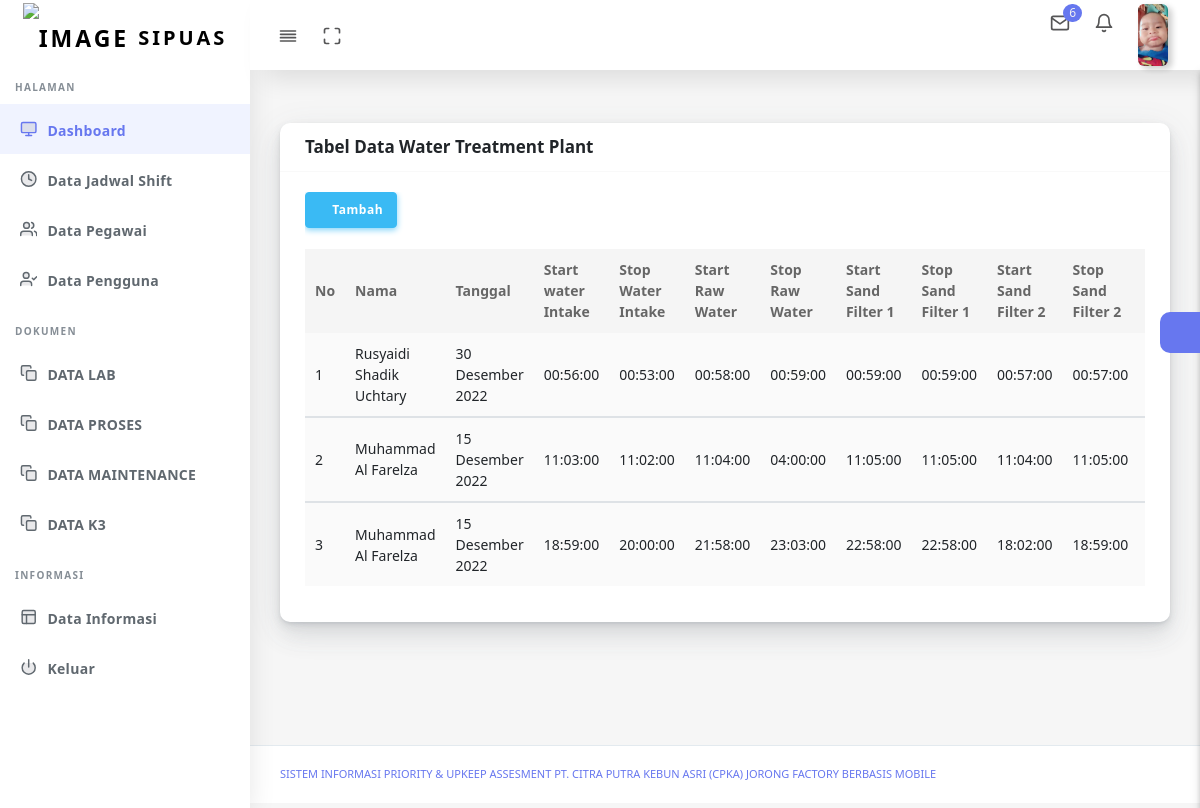
Page /data_wtp_administrator.php (signed in) on the committed database.
### tables this page shows
CREATE TABLE `user` (
  `id_user` int(11) NOT NULL,
  `nama` text NOT NULL,
  `username` varchar(100) NOT NULL,
  `password` varchar(100) NOT NULL,
  `level` enum('Manager','Administrator','Admin_LAB','Admin_Proses','Admin_Maintenance','Admin_K3','Operator_Lab','Operator_Proses','Operator_Maintenaance','Operator_K3','Admin_Har','Superadmin') NOT NULL,
  `status` text NOT NULL,
  `foto` text NOT NULL,
  `id_pegawai` int(11) NOT NULL
);

CREATE TABLE `wtp_lab` (
  `id_wtp` int(11) NOT NULL,
  `id_user` int(11) NOT NULL,
  `tanggal` date NOT NULL,
  `start_water_intake` time NOT NULL,
  `stop_water_intake` time NOT NULL,
  `start_raw_water` time NOT NULL,
  `stop_raw_water` time NOT NULL,
  `start_sand_filter1` time NOT NULL,
  `stop_sand_filter1` time NOT NULL,
  `start_sand_filter2` time NOT NULL,
  `stop_sand_filter2` time NOT NULL,
  `start_softener1` time NOT NULL,
  `stop_softener1` time NOT NULL,
  `start_softener2` time NOT NULL,
  `stop_softener2` time NOT NULL,
  `start_pump_domestic1` time NOT NULL,
  `stop_pump_domestic1` time NOT NULL,
  `start_pump_domestic2` time NOT NULL,
  `stop_pump_domestic2` time NOT NULL,
  `soda` varchar(50) NOT NULL,
  `alum` varchar(50) NOT NULL,
  `N3273` varchar(50) NOT NULL,
  `N214` varchar(50) NOT NULL,
  `N2811` varchar(50) NOT NULL,
  `polymer` varchar(50) NOT NULL,
  `NaCL` varchar(50) NOT NULL,
  `proses_awal` varchar(50) NOT NULL,
  `proses_akhir` varchar(20) NOT NULL,
  `boiler_awal` varchar(50) NOT NULL,
  `boiler_akhir` varchar(20) NOT NULL,
  `domestic_awal` varchar(50) NOT NULL,
  `domestic_akhir` varchar(20) NOT NULL,
  `waduk` varchar(50) NOT NULL,
  `sungai` varchar(50) NOT NULL,
  `id_jadwal_shift` int(11) NOT NULL,
  `status_operator` varchar(20) NOT NULL,
  `status_admin` varchar(20) NOT NULL,
  `status_ass` varchar(20) NOT NULL
);

### includes/tgl_indo.php (called while the page is built, shortened)
<?php
    function tanggal_indo($tanggal)
    {
        $tgl = substr($tanggal,8,2);
        $bulan = getbulan(substr($tanggal,5,2));
        $tahun = substr($tanggal,0,4);
        return $tgl.' '.$bulan.' '.$tahun;
    }
    function getbulan($bln)
    {
        switch ($bln) {
            case 12:
                return "Desember";
                break;
        }
    }
?>

### data_wtp_administrator.php (the view, shortened to what this page needs)
<?php
include("includes/tgl_indo.php");
?>
<!DOCTYPE html>
<html lang="en">
<head>
  <link rel="stylesheet" href="assets/css/app.min.css">
  <link rel="stylesheet" href="assets/bundles/datatables/datatables.min.css">
  <link rel="stylesheet" href="assets/bundles/datatables/DataTables-1.10.16/css/dataTables.bootstrap4.min.css">
  <link rel="stylesheet" href="assets/bundles/bootstrap-daterangepicker/daterangepicker.css">
  <link rel="stylesheet" href="assets/bundles/bootstrap-colorpicker/dist/css/bootstrap-colorpicker.min.css">
  <link rel="stylesheet" href="assets/bundles/select2/dist/css/select2.min.css">
  <link rel="stylesheet" href="assets/bundles/jquery-selectric/selectric.css">
  <link rel="stylesheet" href="assets/bundles/bootstrap-timepicker/css/bootstrap-timepicker.min.css">
  <link rel="stylesheet" href="assets/bundles/bootstrap-tagsinput/dist/bootstrap-tagsinput.css">
  <link rel="stylesheet" href="assets/css/style.css">
  <link rel="stylesheet" href="assets/css/components.css">
  <link rel="stylesheet" href="assets/css/custom.css">
</head>
<body>
  <div id="app">
    <div class="main-wrapper main-wrapper-1">
      <div class="navbar-bg"></div>
      <?php include ('proses/menu/menu_administrator.php')?>
      <div class="main-content">
        <section class="section">
          <div class="section-body">
            <div class="row">
              <div class="col-12">
                <div class="card">
                  <div class="card-header">
                    <h4>Tabel Data Water Treatment Plant</h4>
                  </div>
                  <div class="card-body">
                    <div class="table-responsive">
                    <button class="btn btn-icon btn-info" data-toggle="modal" data-target="#tambah">
                      <i class="fas fa-plus" aria-hidden="true"></i> Tambah
                                                    </button><br><br>
                      <table class="table table-striped table-hover" id="save-stage" style="width:100%;">
                      <thead>
                                        <tr>
                                            <th>No</th>
                                            <th>Nama</th>
                                            <th>Tanggal</th>
                                            <th>Start water Intake</th>
                                            <th>Stop Water Intake</th>
                                            <th>Start Raw Water</th>
                                            <th>Stop Raw Water</th>
                                            <th>Start Sand Filter 1</th>
                                            <th>Stop Sand Filter 1</th>
                                            <th>Start Sand Filter 2</th>
                                            <th>Stop Sand Filter 2</th>
                                            <th>Start Softener 1</th>
                                        </tr>
                                    </thead>
                                    <?php
                                                    $query = mysql_query("SELECT * FROM wtp_lab
                                                    Inner join user on user.id_user = wtp_lab.id_user
                                                    inner join jadwal_shift on jadwal_shift.id_jadwal_shift = wtp_lab.id_jadwal_shift
                                                    inner join shift on shift.id_shift = jadwal_shift.id_shift
                                                    ORDER BY id_wtp");
                                                $no = 1;
                                                    while ($data = mysql_fetch_assoc($query)) {?>
                                    <tbody>
                                        <tr>
                                                <td> <?php echo $no++ ?></td>
                                                <td> <?php echo $data['nama']; ?></td>
                                                <td> <?= tanggal_indo($data['tanggal']); ?> </td>
                                                <td> <?php echo $data['start_water_intake']; ?></td>
                                                <td> <?php echo $data['stop_water_intake']; ?></td>
                                                <td> <?php echo $data['start_raw_water']; ?></td>
                                                <td> <?php echo $data['stop_raw_water']; ?></td>
                                                <td> <?php echo $data['start_sand_filter1']; ?></td>
                                                <td> <?php echo $data['stop_sand_filter1']; ?></td>
                                                <td> <?php echo $data['start_sand_filter2']; ?></td>
                                                <td> <?php echo $data['stop_sand_filter2']; ?></td>
                                                <td> <?php echo $data['start_softener1']; ?></td>
                                        </tr>
                                    </tbody>
                                        <?php  } ?>
                      </table>
                    </div>
                  </div>
                </div>
              </div>
            </div>
          </div>
        </section>
        <div class="settingSidebar">
          <a href="javascript:void(0)" class="settingPanelToggle"> <i class="fa fa-spin fa-cog"></i>
          </a>
        </div>
      </div>
      <footer class="main-footer">
        <div class="footer-left">
          <a href="templateshub.net">Sistem Informasi Priority & Upkeep Assesment PT. Citra Putra Kebun Asri (CPKA) Jorong Factory Berbasis Mobile</a></a>
        </div>
      </footer>
    </div>
  </div>
</body>
</html>

### proses/menu/menu_administrator.php (shortened to what this page needs)
<nav class="navbar navbar-expand-lg main-navbar sticky">
        <div class="form-inline mr-auto">
          <ul class="navbar-nav mr-3">
            <li><a href="#" data-toggle="sidebar" class="nav-link nav-link-lg
									collapse-btn"> <i data-feather="align-justify"></i></a></li>
            <li><a href="#" class="nav-link nav-link-lg fullscreen-btn">
                <i data-feather="maximize"></i>
              </a></li>
          </ul>
        </div>
        <ul class="navbar-nav navbar-right">
          <li class="dropdown dropdown-list-toggle"><a href="#" data-toggle="dropdown"
              class="nav-link nav-link-lg message-toggle"><i data-feather="mail"></i>
              <span class="badge headerBadge1">
                6 </span> </a>
          </li>
          <li class="dropdown dropdown-list-toggle"><a href="#" data-toggle="dropdown"
              class="nav-link notification-toggle nav-link-lg"><i data-feather="bell" class="bell"></i>
            </a>
          </li>
          <li class="dropdown"><a href="#" data-toggle="dropdown"
              class="nav-link dropdown-toggle nav-link-lg nav-link-user">
			  <?php
                                    $id_user=$_SESSION['id_user'];
                                    $query_mysql = mysql_query("SELECT * FROM user WHERE id_user='$id_user'")or die(mysql_error());
                                    while($data = mysql_fetch_array($query_mysql)){
                                        ?>
			  <img alt="image" src="foto/<?php echo $data['foto']?>"
			  <?php } ?>
                class="user-img-radious-style"> <span class="d-sm-none d-lg-inline-block"></span></a>
          </li>
        </ul>
      </nav>
<div class="main-sidebar sidebar-style-2">
        <aside id="sidebar-wrapper">
          <div class="sidebar-brand">
            <a href="halaman.php"> <img alt="image" src="assets2/logo/logo.png" class="header-logo" /> <span
                class="logo-name">SIPUAS</span>
            </a>
          </div>
          <ul class="sidebar-menu">
            <li class="menu-header">Halaman</li>
            <li class="dropdown active">
              <a href="halaman.php" class="nav-link"><i data-feather="monitor"></i><span>Dashboard</span></a>
            </li>
            <li class="dropdown">
              <a href="#" class="menu-toggle nav-link has-dropdown"><i
              data-feather="clock" data-feather="users"></i><span>Data Jadwal Shift</span></a>
            </li>
            <li class="dropdown">
              <a href="#" class="menu-toggle nav-link has-dropdown"><i
                  data-feather="users"></i><span>Data Pegawai</span></a>
            </li>
            <li class="dropdown">
              <a href="data_pengguna_administrator.php"><i
                  data-feather="user-check"></i><span>Data Pengguna</span></a>
            </li>
            <li class="menu-header">Dokumen</li>
            <li class="dropdown">
              <a href="#" class="menu-toggle nav-link has-dropdown"><i data-feather="copy"></i><span> DATA LAB</span></a>
            </li>
            <li class="dropdown">
              <a href="#" class="menu-toggle nav-link has-dropdown"><i data-feather="copy"></i><span> DATA PROSES</span></a>
            </li>
            <li class="dropdown">
              <a href="#" class="menu-toggle nav-link has-dropdown"><i data-feather="copy"></i><span> DATA MAINTENANCE</span></a>
            </li>
            <li class="dropdown">
              <a href="#" class="menu-toggle nav-link has-dropdown"><i data-feather="copy"></i><span> DATA K3</span></a>
            </li>
            <li class="menu-header">Informasi</li>
            <li class="dropdown">
              <a href="#" class="menu-toggle nav-link has-dropdown"><i data-feather="layout"></i><span>Data Informasi</span></a>
            </li>
            <li class="dropdown">
              <a href="logout.php"><i
                  data-feather="power"></i><span>Keluar</span></a>
            </li>
          </ul>
        </aside>
      </div>

### rows in the picture
user: foto (picture)
wtp_lab: id_user.nama "Rusyaidi Shadik Uchtary", tanggal "30 Desember 2022", start_water_intake "00:56:00", stop_water_intake "00:53:00", start_raw_water "00:58:00", stop_raw_water "00:59:00", start_sand_filter1 "00:59:00", stop_sand_filter1 "00:59:00", start_sand_filter2 "00:57:00", stop_sand_filter2 "00:57:00"
wtp_lab: id_user.nama "Muhammad Al Farelza", tanggal "15 Desember 2022", start_water_intake "11:03:00", stop_water_intake "11:02:00", start_raw_water "11:04:00", stop_raw_water "04:00:00", start_sand_filter1 "11:05:00", stop_sand_filter1 "11:05:00", start_sand_filter2 "11:04:00", stop_sand_filter2 "11:05:00"
wtp_lab: id_user.nama "Muhammad Al Farelza", tanggal "15 Desember 2022", start_water_intake "18:59:00", stop_water_intake "20:00:00", start_raw_water "21:58:00", stop_raw_water "23:03:00", start_sand_filter1 "22:58:00", stop_sand_filter1 "22:58:00", start_sand_filter2 "18:02:00", stop_sand_filter2 "18:59:00"
